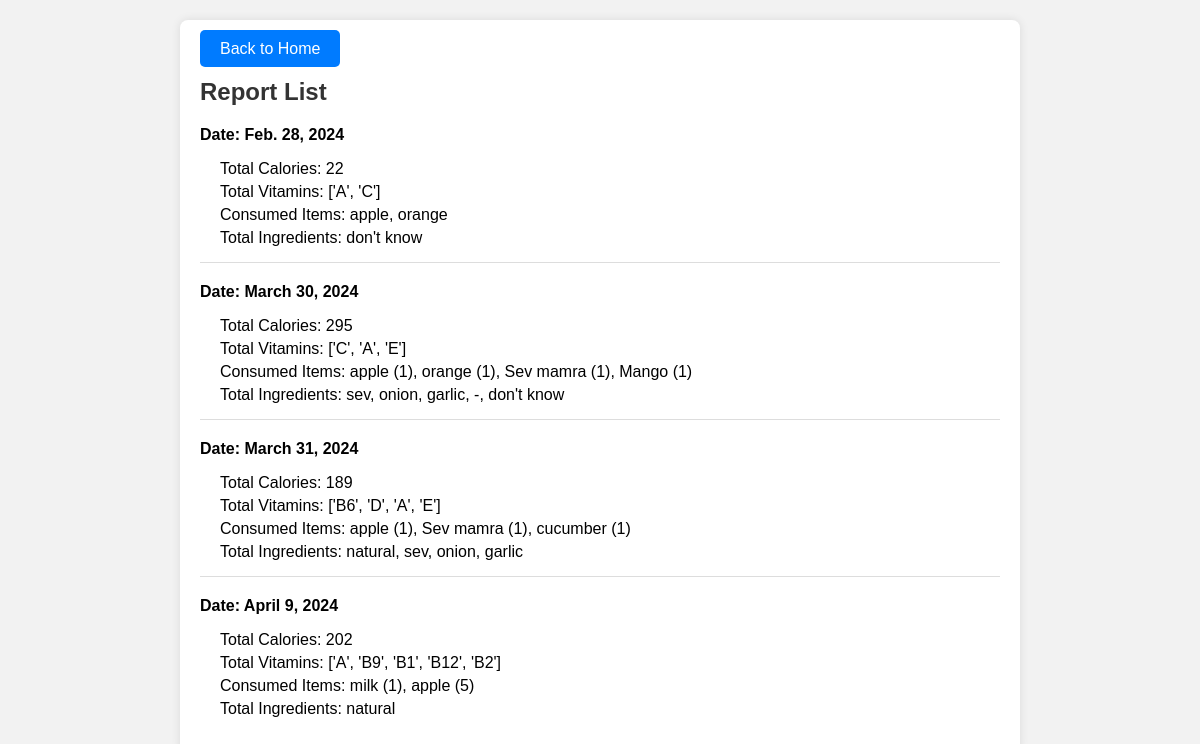
Screenshot of /report_lists/ (signed in) with the database file from the repository.
### first_app/models.py (models this page shows)
class Report(models.Model):
    pr_nm = models.ForeignKey(Person,on_delete=models.CASCADE,default=1)
    date = models.DateField(default=timezone.now)
    total_calories = models.IntegerField()
    total_vitamins = models.CharField(max_length=200)
    consumed_items = models.CharField(max_length=200)
    total_ingredient = models.CharField(max_length=200)

### first_app/views.py (the view)
# urls.py: path('report_lists/',views.report_lists,name='report_lists'),
def report_lists(request):
    try:
        current_user = request.session['username']
        person = Person.objects.get(name=current_user)
        reports = Report.objects.filter(pr_nm=person)
        return render(request, 'report_lists.html', {'reports': reports})
    except Person.DoesNotExist:
        return redirect('home')

### templates/report_lists.html (shortened to what this page needs)
<!DOCTYPE html>
<html lang="en">
<head>
</head>
<body>
    <div class="container">
        <a href="{% url 'home' %}" class="return-home-btn">Back to Home</a>
        <h2>Report List</h2>
        <div class="reports">
            {% if reports %}
                {% for report in reports %}
                    <div class="report">
                        <p class="report-date">Date: {{ report.date }}</p>
                        <div class="report-info">
                            <p>Total Calories: {{ report.total_calories }}</p>
                            <p>Total Vitamins: {{ report.total_vitamins }}</p>
                            <p>Consumed Items: {{ report.consumed_items }}</p>
                            <p>Total Ingredients: {{ report.total_ingredient }}</p>
                        </div>
                    </div>
                {% endfor %}
            {% else %}
                <p>No reports available.</p>
            {% endif %}
        </div>
    </div>
</body>
</html>

### templates/report_lists.html (style rules this page uses)
body { font-family: Arial, sans-serif; margin: 0; padding: 0; background-color: #f2f2f2; }
.container { max-width: 800px; margin: 20px auto; padding: 20px; background-color: #fff; border-radius: 8px; box-shadow: 0 0 10px rgba(0, 0, 0, 0.1); }
h2 { color: #333; }
.report { border-bottom: 1px solid #ddd; padding-bottom: 10px; margin-bottom: 20px; }
.report:last-child { border-bottom: none; margin-bottom: 0; }
.report-date { font-weight: bold; }
.report-info { margin-left: 20px; }
.report-info p { margin: 5px 0; }
.return-home-btn { margin-bottom: 20px; background-color: #007bff; color: #fff; border: none; padding: 10px 20px; border-radius: 5px; cursor: pointer; text-decoration: none; }

### rows the page displays
Report: date "Feb. 28, 2024", total_calories "22", total_vitamins "['A', 'C']", consumed_items "apple, orange", total_ingredient "don't know"
Report: date "March 30, 2024", total_calories "295", total_vitamins "['C', 'A', 'E']", consumed_items "apple (1), orange (1), Sev mamra (1), Mango (1)", total_ingredient "sev, onion, garlic, -, don't know"
Report: date "March 31, 2024", total_calories "189", total_vitamins "['B6', 'D', 'A', 'E']", consumed_items "apple (1), Sev mamra (1), cucumber (1)", total_ingredient "natural, sev, onion, garlic"
Report: date "April 9, 2024", total_calories "202", total_vitamins "['A', 'B9', 'B1', 'B12', 'B2']", consumed_items "milk (1), apple (5)", total_ingredient "natural"
